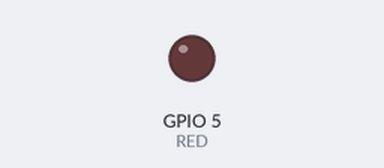
A program run on a simulated Raspberry Pi (BCM pin numbers). Shown: output pins drawn as LEDs (lit = HIGH).

Above: at 0.1 s.
At 120.1 s:
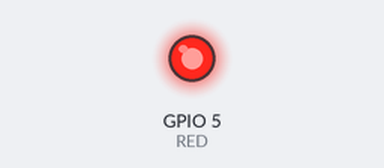
Timing chart, 0 to 121.6 s (numbered marks = the images above):
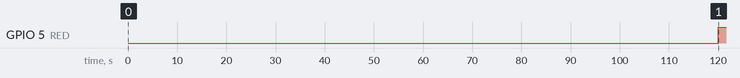

The program:

redYelwGreen.py
```python
#!/usr/bin/python3

import RPi.GPIO as GPIO
#import psutil
import time

RED = 5
#YELLOW = 6
#GREEN = 13

#Pin Setup
GPIO.setmode(GPIO.BCM)
GPIO.setwarnings(False)
#GPIO.setup(GREEN, GPIO.OUT)
#GPIO.setup(YELLOW, GPIO.OUT)
GPIO.setup(RED, GPIO.OUT)

try:
    while(1):
        #print("In")
        GPIO.output(RED, False)
        time.sleep(2*60)
        GPIO.output(RED, True)
        #GPIO.output(YELLOW, True)
        #GPIO.output(GREEN, True)
        time.sleep(20*60)
        GPIO.output(RED, False)
        #GPIO.output(YELLOW, False)
        #GPIO.output(GREEN, False)
        time.sleep(5*60)
except KeyboardInterrupt:
    print("Bye Bye")
    #GPIO.output(GREEN, False)
    #GPIO.output(YELLOW, False)
    GPIO.output(RED, False)
```

Measured:
- by itself, GPIO 5 (RED): LOW → HIGH at 120 s
